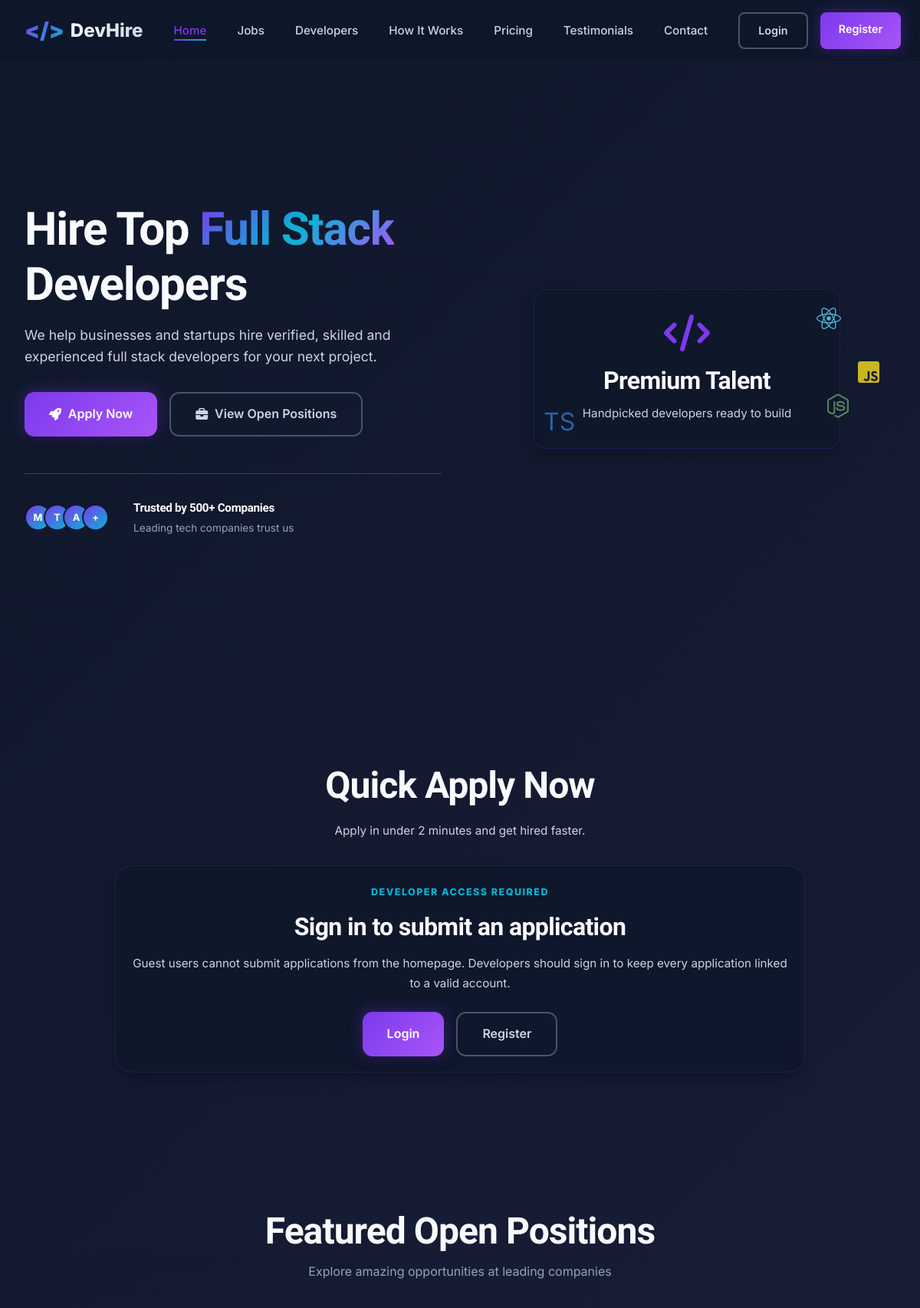
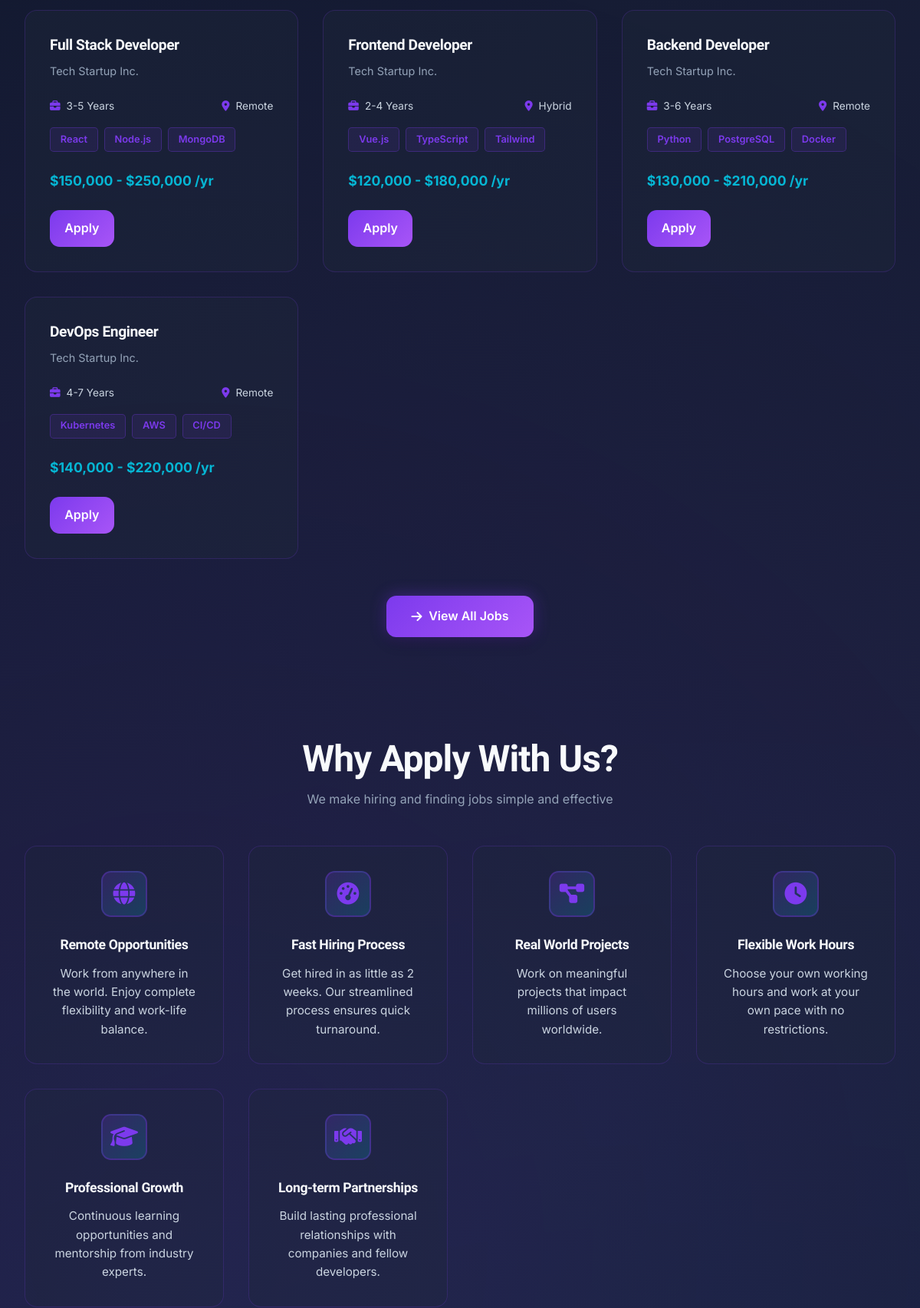
The page / (upper part) on the database its author committed (2 pictures, top to bottom).
### tables this page shows
CREATE TABLE jobs (
    id INT PRIMARY KEY AUTO_INCREMENT,
    title VARCHAR(255) NOT NULL,
    company_id INT NOT NULL,
    description LONGTEXT NOT NULL,
    requirements LONGTEXT NOT NULL,
    salary_min INT DEFAULT NULL,
    salary_max INT DEFAULT NULL,
    experience_level VARCHAR(50) DEFAULT NULL,
    job_type ENUM('full-time', 'part-time', 'contract', 'freelance') NOT NULL DEFAULT 'full-time',
    work_mode ENUM('remote', 'hybrid', 'on-site') NOT NULL DEFAULT 'remote',
    location VARCHAR(255) DEFAULT NULL,
    tech_stack LONGTEXT DEFAULT NULL,
    applications_count INT NOT NULL DEFAULT 0,
    status ENUM('active', 'inactive', 'closed') NOT NULL DEFAULT 'active',
    featured BOOLEAN NOT NULL DEFAULT FALSE,
    created_at TIMESTAMP NOT NULL DEFAULT CURRENT_TIMESTAMP,
    updated_at TIMESTAMP NOT NULL DEFAULT CURRENT_TIMESTAMP ON UPDATE CURRENT_TIMESTAMP,
    CONSTRAINT fk_jobs_company FOREIGN KEY (company_id) REFERENCES users(id) ON DELETE CASCADE,
    INDEX idx_status (status),
    INDEX idx_company (company_id),
    INDEX idx_featured (featured),
    FULLTEXT INDEX ft_title_description (title, description)
);

### includes/helpers.php (called while the page is built, shortened)
<?php
function appUrl(string $path = ''): string
{
    $normalizedPath = ltrim($path, '/');
    $baseUrl = APP_BASE_URL !== '' ? rtrim(APP_BASE_URL, '/') : '';
    return ($baseUrl !== '' ? $baseUrl : '') . '/' . $normalizedPath;
}
function escape($value): string
{
    return htmlspecialchars((string) $value, ENT_QUOTES, 'UTF-8');
}
function isLoggedIn(): bool
{
    return !empty($_SESSION['user_id']) || !empty($_SESSION['admin_id']);
}
function normalizeRoleName(?string $role): string
{
    $normalized = strtolower(trim((string) $role));
    return $normalized;
}
function currentUserRole(): string
{
    $role = normalizeRoleName($_SESSION['user_role'] ?? $_SESSION['role'] ?? '');
    $adminRole = currentAdminRole();
    return '';
}
function currentAdminRole(): string
{
    return strtolower((string) ($_SESSION['admin_role'] ?? ''));
}
function isDeveloper(): bool
{
    return currentUserRole() === 'developer';
}
?>

### index.php (the view, shortened to what this page needs)
<?php
require_once 'config/db.php';
$currentName = currentUserName();
$currentEmail = currentUserEmail();
$canQuickApply = isDeveloper();
$featuredJobs = [];
$cacheKey = 'featured_jobs_cache';
$cacheTime = 300;
if (isset($_SESSION[$cacheKey]) && isset($_SESSION[$cacheKey . '_time']) && (time() - $_SESSION[$cacheKey . '_time']) < $cacheTime) {
    $featuredJobs = $_SESSION[$cacheKey];
} else {
    $featuredStmt = $conn->prepare("SELECT j.id, j.title, j.description, j.salary_min, j.salary_max, j.experience_level, j.job_type, j.work_mode, j.location, j.tech_stack, COALESCE(u.company_name, u.fullName, 'Company') AS company_name FROM jobs j LEFT JOIN users u ON u.id = j.company_id WHERE j.status = ? ORDER BY j.featured DESC, j.created_at DESC LIMIT 4");
    $featuredStatus = 'active';
    $featuredStmt->bind_param('s', $featuredStatus);
    $featuredStmt->execute();
    $featuredJobs = $featuredStmt->get_result()->fetch_all(MYSQLI_ASSOC);
}
include 'includes/header.php';
include 'includes/navbar.php';
?>
    <section class="hero">
        <div class="hero-content">
            <h1>Hire Top <span class="highlight">Full Stack</span> Developers</h1>
            <p class="hero-subtitle">
                We help businesses and startups hire verified, skilled and experienced full stack developers for your next project.
            </p>
            <div class="hero-buttons">
                <a href="<?= appUrl('pages/apply.php') ?>" class="btn-primary">
                    <i class="fas fa-rocket"></i> Apply Now
                </a>
                <a href="<?= appUrl('pages/jobs.php') ?>" class="btn-secondary">
                    <i class="fas fa-briefcase"></i> View Open Positions
                </a>
            </div>
            <div class="trust-badge">
                <div class="trust-avatars">
                    <div class="avatar">M</div>
                    <div class="avatar">T</div>
                    <div class="avatar">A</div>
                    <div class="avatar">+</div>
                </div>
                <div class="trust-text">
                    <h4>Trusted by 500+ Companies</h4>
                    <p>Leading tech companies trust us</p>
                </div>
            </div>
        </div>
        <div class="hero-illustration">
            <div class="hero-card">
                <div class="floating-icons">
                    <div class="floating-icon icon-react">
                        <i class="fab fa-react"></i>
                    </div>
                    <div class="floating-icon icon-js">
                        <i class="fab fa-js-square"></i>
                    </div>
                    <div class="floating-icon icon-ts">
                        TS
                    </div>
                    <div class="floating-icon icon-node">
                        <i class="fab fa-node-js"></i>
                    </div>
                </div>
                <div class="hero-card-copy">
                    <i class="fas fa-code hero-card-icon"></i>
                    <h3>Premium Talent</h3>
                    <p class="hero-card-subtitle">Handpicked developers ready to build</p>
                </div>
            </div>
        </div>
    </section>
    <section class="quick-apply">
        <h2>Quick Apply Now</h2>
        <p class="quick-apply-subtitle">Apply in under 2 minutes and get hired faster.</p>
        <?php if ($canQuickApply): ?>
        <form class="apply-form" method="POST" action="<?= appUrl('handlers/apply.php') ?>" enctype="multipart/form-data">
            <?= csrfField() ?>
            <input type="hidden" name="redirect_to" value="index.php#quick-apply">
            <div class="form-group">
                <label for="fullName">Full Name</label>
                <input type="text" id="full_name" name="full_name" placeholder="Enter your full name" value="<?= escape($currentName) ?>" required>
            </div>
            <div class="form-group">
                <label for="email">Email Address</label>
                <input type="email" id="email" name="email" placeholder="Enter your email" value="<?= escape($currentEmail) ?>" required>
            </div>
            <div class="form-group">
                <label for="phone">Phone Number</label>
                <input type="tel" id="phone" name="phone" placeholder="Enter your phone number" required>
            </div>
            <div class="form-group">
                <label for="experience">Experience</label>
                <select id="experience" name="experience" required>
                    <option value="">Select experience</option>
                    <option value="0-1">0-1 Years</option>
                    <option value="1-3">1-3 Years</option>
                    <option value="3-5">3-5 Years</option>
                    <option value="5-10">5-10 Years</option>
                    <option value="10+">10+ Years</option>
                </select>
            </div>
            <div class="form-group">
                <label for="techStack">Tech Stack</label>
                <select id="tech_stack" name="tech_stack" required>
                    <option value="">Select tech stack</option>
                    <option value="full-stack">Full Stack</option>
                    <option value="frontend">Frontend</option>
                    <option value="backend">Backend</option>
                    <option value="devops">DevOps</option>
                </select>
            </div>
            <div class="form-group">
                <label for="job_position">Desired Position</label>
                <select id="job_position" name="job_position" required>
                    <option value="">Select a position</option>
                    <option value="Full Stack Developer">Full Stack Developer</option>
                    <option value="Frontend Developer">Frontend Developer</option>
                    <option value="Backend Developer">Backend Developer</option>
                    <option value="DevOps Engineer">DevOps Engineer</option>
                </select>
            </div>
            <div class="form-group">
                <label for="portfolio_url">Portfolio URL</label>
                <input type="url" id="portfolio_url" name="portfolio_url" placeholder="https://yourportfolio.com">
            </div>
            <div class="form-group">
                <label for="resume">Upload Resume</label>
                <input type="file" id="resume" name="resume" accept=".pdf,.doc,.docx" onchange="DevHire.handleFileUpload(this)">
            </div>
            <button type="submit" class="btn-submit">
                <i class="fas fa-paper-plane"></i> Apply Now
            </button>
        </form>
        <?php else: ?>
            <div class="panel quick-apply-lock-card">
                <span class="eyebrow">Developer Access Required</span>
                <h3 class="quick-apply-lock-title">Sign in to submit an application</h3>
                <p class="quick-apply-lock-copy">
                    Guest users cannot submit applications from the homepage. Developers should sign in to keep every application linked to a valid account.
                </p>
                <?php if (isLoggedIn() && !isDeveloper()): ?>
                    <p class="quick-apply-lock-note">Your current role is <?= escape(ucfirst($currentRole ?: 'user')) ?>, so application submission is disabled for this account.</p>
                    <div class="quick-apply-lock-actions">
                        <a href="<?= appUrl(roleDashboardPath()) ?>" class="btn-primary">Go to Dashboard</a>
                        <a href="<?= appUrl('pages/jobs.php') ?>" class="btn-secondary">Browse Jobs</a>
                    </div>
                <?php else: ?>
                    <div class="quick-apply-lock-actions">
                        <a href="<?= appUrl('pages/login.php') ?>" class="btn-primary">Login</a>
                        <a href="<?= appUrl('pages/register.php') ?>" class="btn-secondary">Register</a>
                    </div>
                <?php endif; ?>
            </div>
        <?php endif; ?>
    </section>
    <section class="featured-jobs">
        <div class="section-title">
            <h2>Featured Open Positions</h2>
            <p>Explore amazing opportunities at leading companies</p>
        </div>
        <div class="jobs-grid">
            <?php if (!empty($featuredJobs)): ?>
                <?php foreach ($featuredJobs as $job): ?>
                    <div class="job-card">
                        <div class="job-header">
                            <h3 class="job-title"><?= escape($job['title'] ?? 'Untitled role') ?></h3>
                            <p class="job-company"><?= escape($job['company_name'] ?? 'Company') ?></p>
                        </div>
                        <div class="job-details">
                            <div class="job-meta">
                                <span class="meta-item">
                                    <i class="fas fa-briefcase"></i> <?= escape($job['experience_level'] ?? 'Not specified') ?>
                                </span>
                                <span class="meta-item">
                                    <i class="fas fa-map-marker-alt"></i> <?= escape(ucfirst((string) ($job['work_mode'] ?? 'remote'))) ?>
                                </span>
                            </div>
                            <div class="job-tags">
                                <?php foreach (array_slice(array_filter(array_map('trim', explode(',', (string) ($job['tech_stack'] ?? '')))), 0, 3) as $tech): ?>
                                    <span class="tag"><?= escape($tech) ?></span>
                                <?php endforeach; ?>
                            </div>
                            <div class="job-salary">
                                <?= !empty($job['salary_min']) || !empty($job['salary_max']) ? '$' . number_format((int) ($job['salary_min'] ?? 0)) . ' - $' . number_format((int) ($job['salary_max'] ?? $job['salary_min'] ?? 0)) . ' /yr' : 'Salary hidden' ?>
                            </div>
                        </div>
                        <div class="job-footer">
                            <a href="<?= appUrl('pages/apply.php?job_id=' . (int) $job['id']) ?>" class="btn-apply-job">Apply</a>
                        </div>
                    </div>
                <?php endforeach; ?>
            <?php else: ?>
                <div class="empty-state">No active jobs are available right now.</div>
            <?php endif; ?>
        </div>
        <div class="section-cta">
            <a href="<?= appUrl('pages/jobs.php') ?>" class="btn-primary">
                <i class="fas fa-arrow-right"></i> View All Jobs
            </a>
        </div>
    </section>
    <section class="why-choose">
        <div class="section-title">
            <h2>Why Apply With Us?</h2>
            <p>We make hiring and finding jobs simple and effective</p>
        </div>
        <div class="features-grid">
            <div class="feature-card">
                <div class="feature-icon">
                    <i class="fas fa-globe"></i>
                </div>
                <h3 class="feature-title">Remote Opportunities</h3>
                <p class="feature-description">Work from anywhere in the world. Enjoy complete flexibility and work-life balance.</p>
            </div>
            <div class="feature-card">
                <div class="feature-icon">
                    <i class="fas fa-tachometer-alt"></i>
                </div>
                <h3 class="feature-title">Fast Hiring Process</h3>
                <p class="feature-description">Get hired in as little as 2 weeks. Our streamlined process ensures quick turnaround.</p>
            </div>
            <div class="feature-card">
                <div class="feature-icon">
                    <i class="fas fa-project-diagram"></i>
                </div>
                <h3 class="feature-title">Real World Projects</h3>
                <p class="feature-description">Work on meaningful projects that impact millions of users worldwide.</p>
            </div>
            <div class="feature-card">
                <div class="feature-icon">
                    <i class="fas fa-clock"></i>
                </div>
                <h3 class="feature-title">Flexible Work Hours</h3>
                <p class="feature-description">Choose your own working hours and work at your own pace with no restrictions.</p>
            </div>
            <div class="feature-card">
                <div class="feature-icon">
                    <i class="fas fa-graduation-cap"></i>
                </div>
                <h3 class="feature-title">Professional Growth</h3>
                <p class="feature-description">Continuous learning opportunities and mentorship from industry experts.</p>
            </div>
            <div class="feature-card">
                <div class="feature-icon">
                    <i class="fas fa-handshake"></i>
                </div>
                <h3 class="feature-title">Long-term Partnerships</h3>
                <p class="feature-description">Build lasting professional relationships with companies and fellow developers.</p>
            </div>
        </div>
    </section>
<?php
include 'includes/footer.php'; ?>

### rows shown on the page
jobs: title "Full Stack Developer", company_name "Tech Startup Inc.", experience_level "3-5 Years", work_mode "Remote", tech_stack "React", tech_stack "Node.js", tech_stack "MongoDB", salary_min "150,000", salary_max "250,000"
jobs: title "Frontend Developer", company_name "Tech Startup Inc.", experience_level "2-4 Years", work_mode "Hybrid", tech_stack "Vue.js", tech_stack "TypeScript", tech_stack "Tailwind", salary_min "120,000", salary_max "180,000"
jobs: title "Backend Developer", company_name "Tech Startup Inc.", experience_level "3-6 Years", work_mode "Remote", tech_stack "Python", tech_stack "PostgreSQL", tech_stack "Docker", salary_min "130,000", salary_max "210,000"
jobs: title "DevOps Engineer", company_name "Tech Startup Inc.", experience_level "4-7 Years", work_mode "Remote", tech_stack "Kubernetes", tech_stack "AWS", tech_stack "CI/CD", salary_min "140,000", salary_max "220,000"
